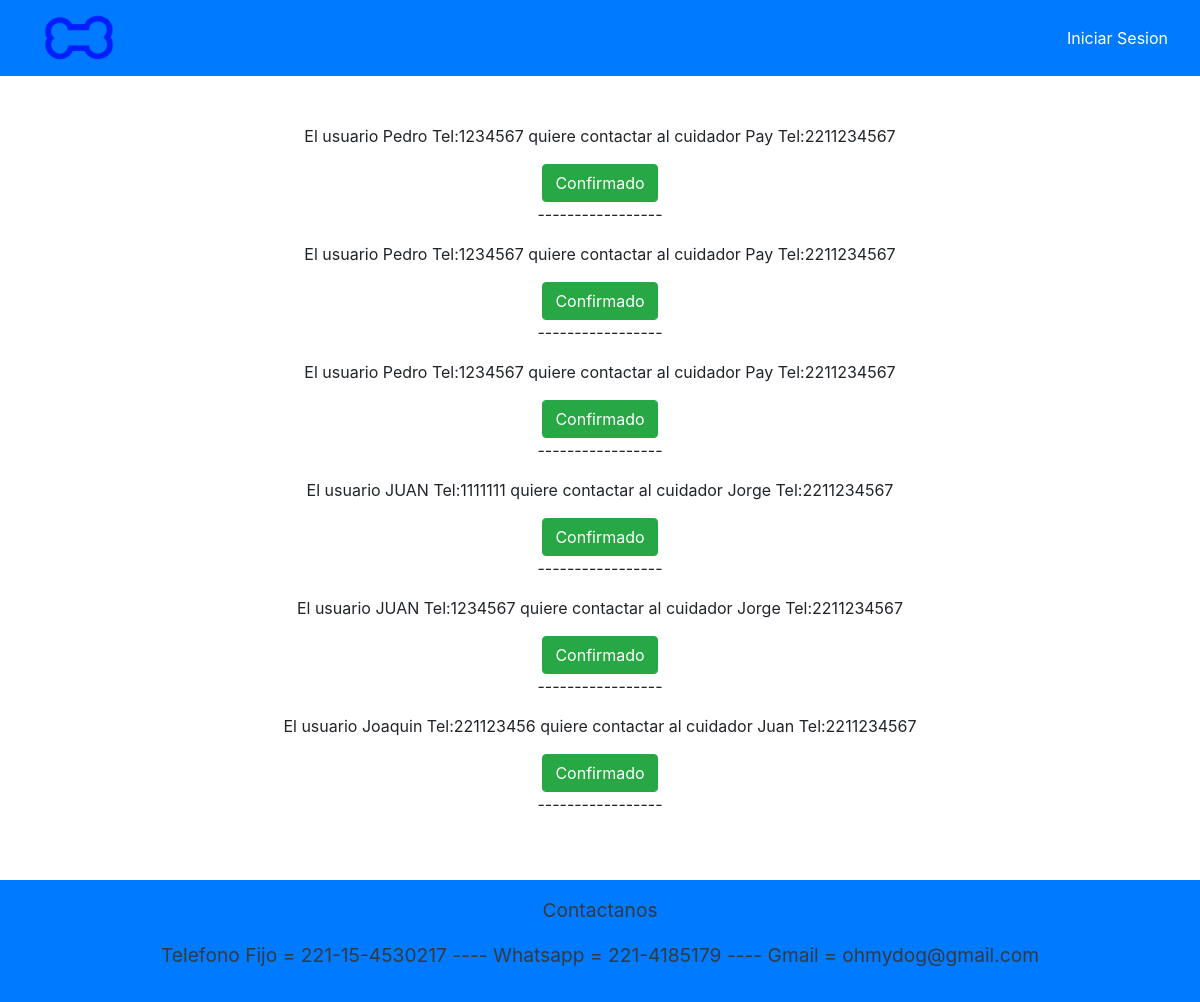
/notiContacto, run on an earlier commit of the app's database.
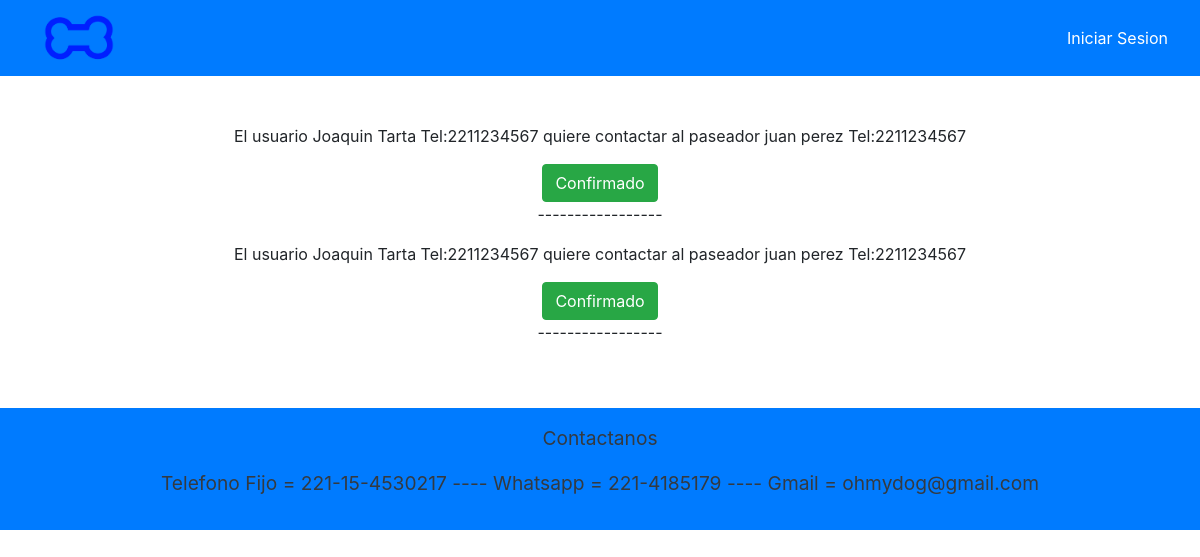
And on a later commit of the database.
### APP/models.py (models this page shows)
class ContactoCuidador(models.Model):
    cuidador = models.CharField(max_length=30)
    usuario = models.CharField(max_length=30)
    telUsuario = models.IntegerField()
    telCuidador = models.IntegerField()
    def __str__(self):
        return f'El usuario {self.usuario} Tel:{self.telUsuario} quiere contactar al cuidador {self.cuidador} Tel:{self.telCuidador}'

class ContactoPaseador(models.Model):
    paseador = models.CharField(max_length=30)
    usuario = models.CharField(max_length=30)
    telUsuario = models.IntegerField()
    telPaseador = models.IntegerField()
    def __str__(self):
        return f'El usuario {self.usuario} Tel:{self.telUsuario} quiere contactar al paseador {self.paseador} Tel:{self.telPaseador}'

### APP/views.py (the view)
# urls.py: path('notiContacto', views.notiContacto,name='notiContacto'),
def notiContacto(request):
    datosC = ContactoCuidador.objects.all()
    datosP = ContactoPaseador.objects.all()
    context ={
        'usuario':usuario,
        'paseadores':datosP,
        'cuidadores':datosC,
    }
    return render(request,'paginas/notiContactos.html', context)

### APP/templates/paginas/notiContactos.html (shortened to what this page needs)
{% extends 'paginas/base.html' %}
{% load static %}
{% block contenido %}
<div class="d-flex justify-content-center flex-column align-items-center">
    {% if cuidadores|length == 0 and paseadores|length == 0 %}
        <p>Aun no hay consultas</p>
    {% else %}
        {% for c in cuidadores %}
            <p>{{ c }}</p>
            <a href="./borrarNotiC/{{c.usuario}}/{{c.cuidador}}" class="btn btn-success">Confirmado</a>
            <p>-----------------</p>
        {% endfor %}
        {% for p in paseadores %}
            <p>{{ p }}</p>
            <a href="./borrarNotiP/{{p.usuario}}/{{p.paseador}}" class="btn btn-success">Confirmado</a>
            <p>-----------------</p>
        {% endfor %}
    {% endif %}
</div>
{% endblock %}

What changed in the data, as far as the page shows it:
removed ContactoCuidador: usuario+telUsuario+cuidador "El usuario Pedro Tel:1234567 quiere contactar al cuidador Pay Tel:2211234567"
removed ContactoCuidador: usuario+telUsuario+cuidador "El usuario Pedro Tel:1234567 quiere contactar al cuidador Pay Tel:2211234567"
removed ContactoCuidador: usuario+telUsuario+cuidador "El usuario Pedro Tel:1234567 quiere contactar al cuidador Pay Tel:2211234567"
removed ContactoCuidador: usuario+telUsuario+cuidador "El usuario JUAN Tel:1111111 quiere contactar al cuidador Jorge Tel:2211234567"
removed ContactoCuidador: usuario+telUsuario+cuidador "El usuario JUAN Tel:1234567 quiere contactar al cuidador Jorge Tel:2211234567"
removed ContactoCuidador: usuario+telUsuario+cuidador "El usuario Joaquin Tel:221123456 quiere contactar al cuidador Juan Tel:2211234567"
added ContactoPaseador: usuario+telUsuario+paseador "El usuario Joaquin Tarta Tel:2211234567 quiere contactar al paseador juan perez Tel:2211234567"
added ContactoPaseador: usuario+telUsuario+paseador "El usuario Joaquin Tarta Tel:2211234567 quiere contactar al paseador juan perez Tel:2211234567"
